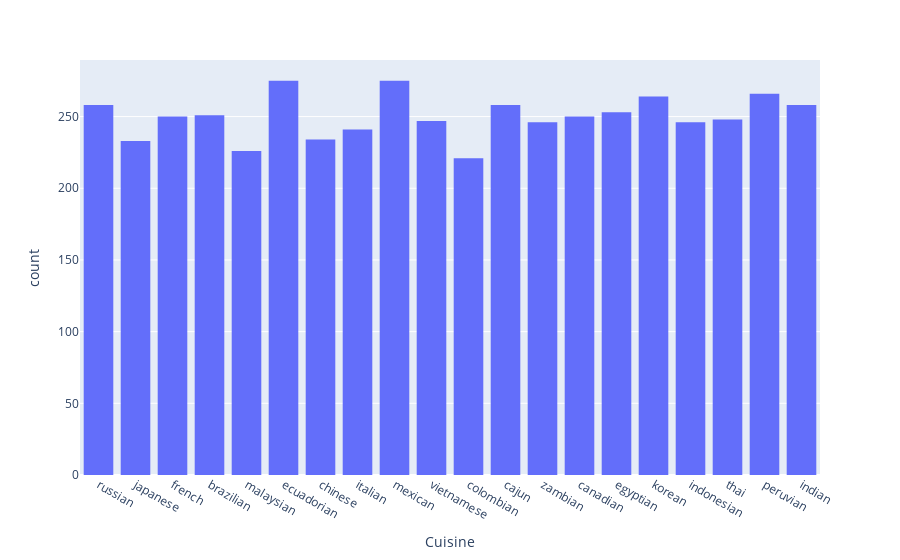

The code cell stored with this chart in its notebook:
### Code cell
import plotly.express as px
fig = px.histogram(df, x="Cuisine")
fig.show()

### Figure 1 — Plotly figure (JSON) as saved in the notebook; plotly's stock layout.template omitted (floating-point values rounded to 4 significant figures; data arrays with more than 128 entries replaced by an {"elided": "..."} marker saying what was removed)
{"data": [{"bingroup": "x", "hovertemplate": "Cuisine=%{x}<br>count=%{y}<extra></extra>", "legendgroup": "", "marker": {"color": "#636efa", "pattern": {"shape": ""}}, "name": "", "orientation": "v", "showlegend": false, "x": {"elided": "5000 str values"}, "xaxis": "x", "yaxis": "y", "type": "histogram"}], "layout": {"xaxis": {"anchor": "y", "domain": [0.0, 1.0], "title": {"text": "Cuisine"}}, "yaxis": {"anchor": "x", "domain": [0.0, 1.0], "title": {"text": "count"}}, "legend": {"tracegroupgap": 0}, "margin": {"t": 60}, "barmode": "relative"}}
